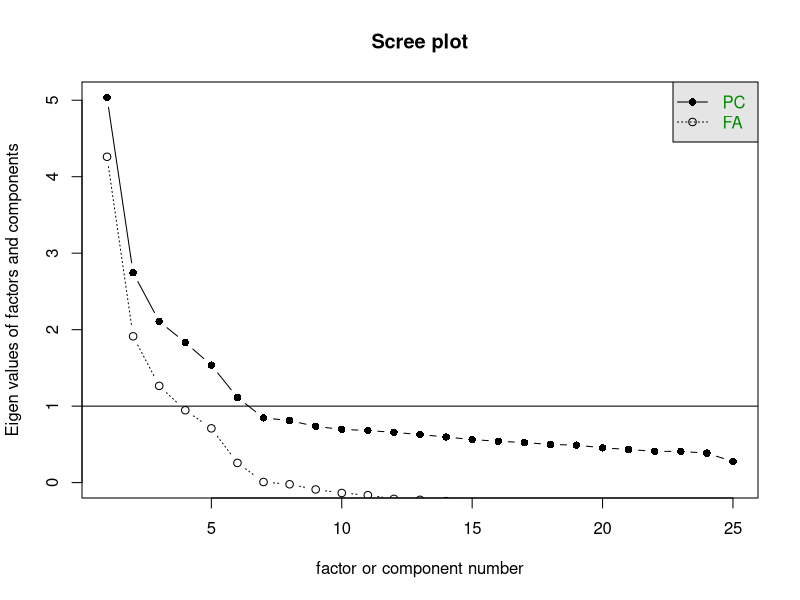
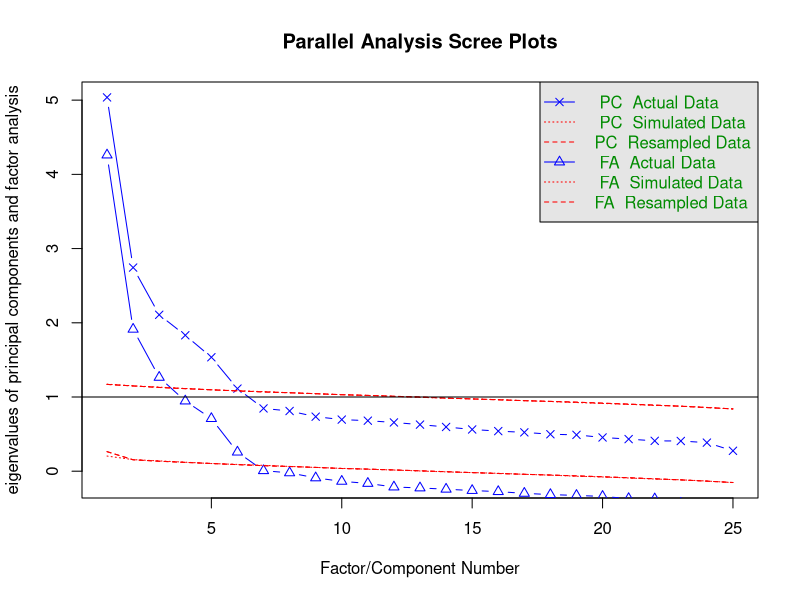
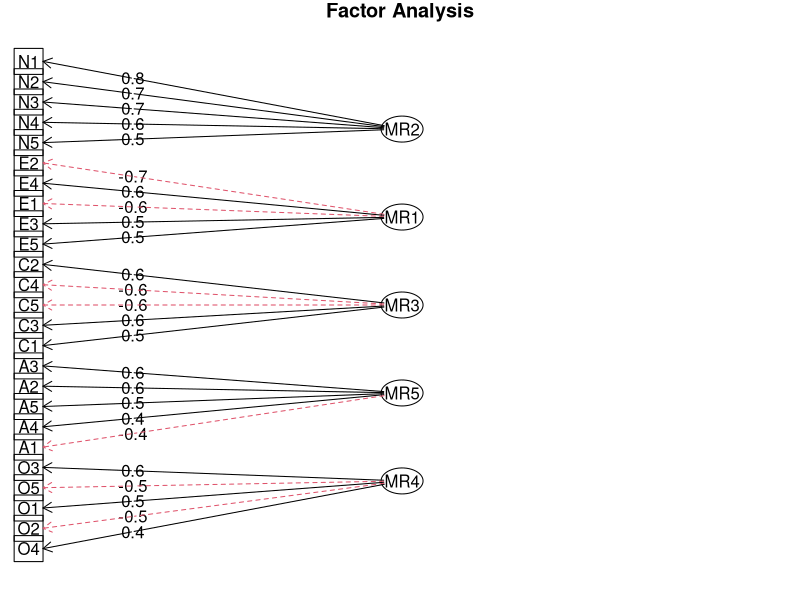
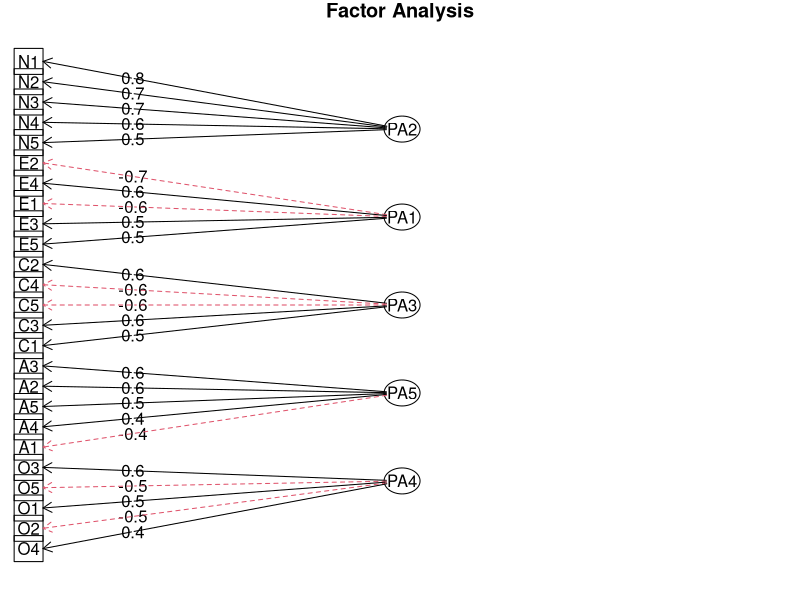
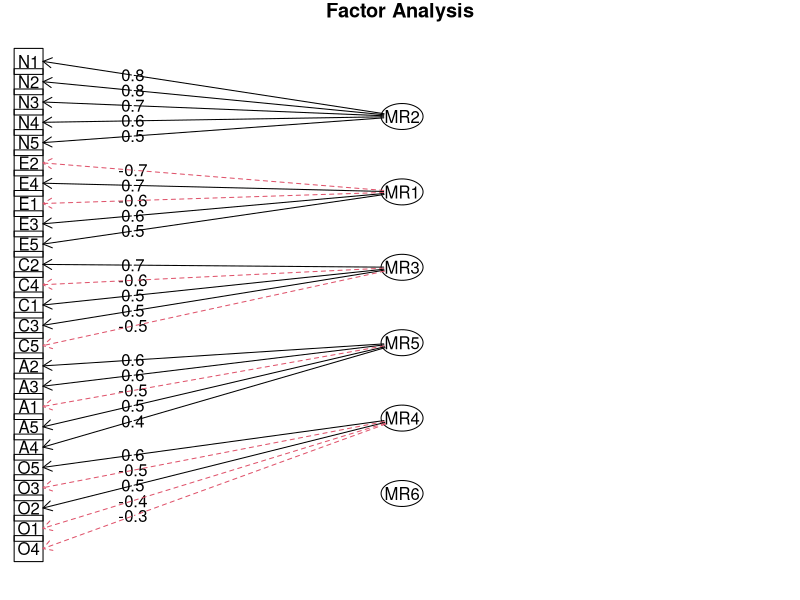
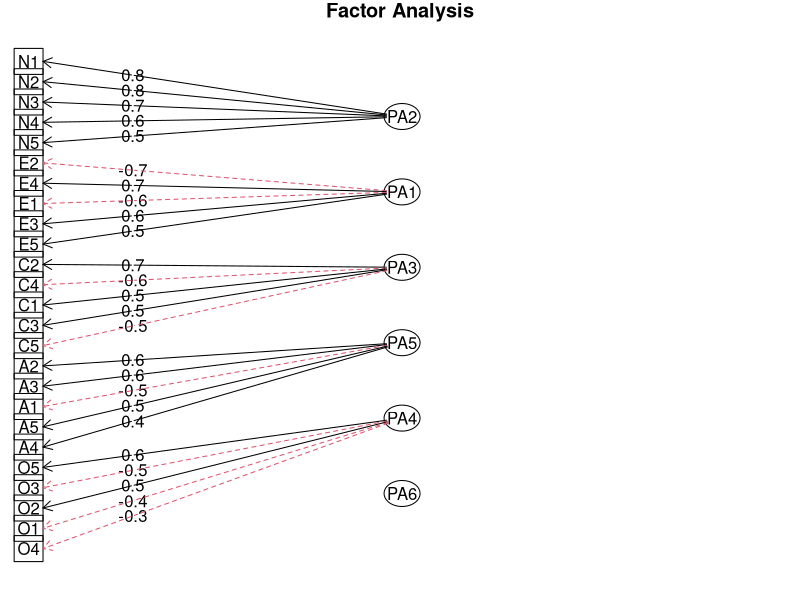
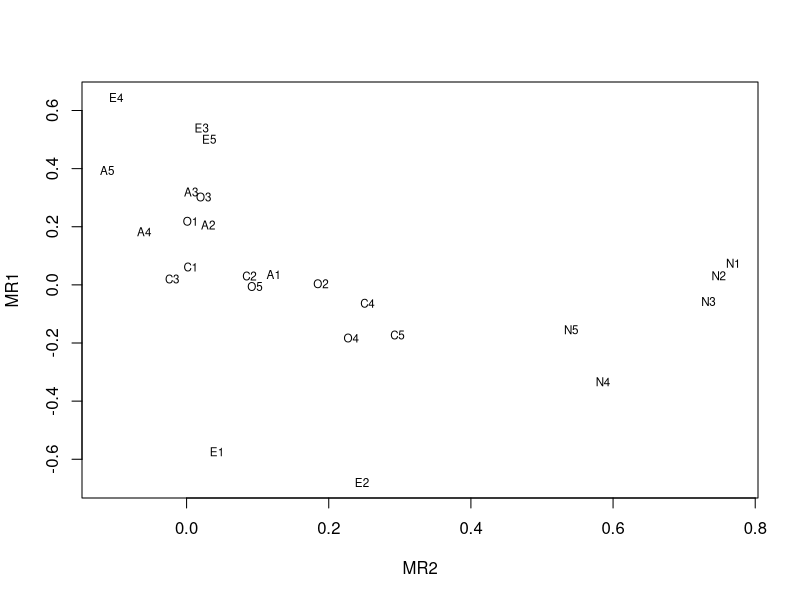
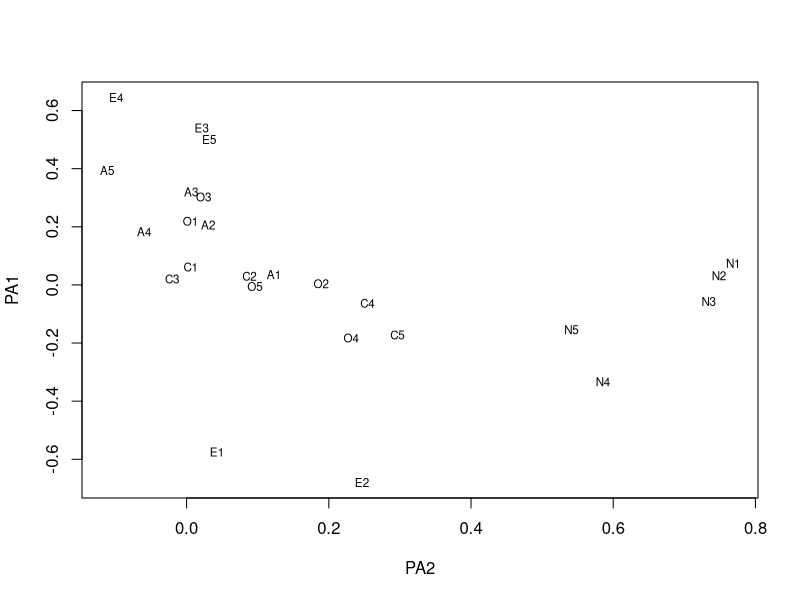

Write R code to recreate these figures, in order.
## ---- chunk 1
knitr::opts_chunk$set(echo = TRUE)
## ---- chunk 2
library(psych)
library(stats)
library(GPArotation)
## ---- chunk 3
data(bfi)
## ---- chunk 4
describe(bfi[1:25])
## ---- chunk 5
sum(complete.cases(bfi[1:25]))
## ---- chunk 6
cortest.bartlett(bfi[1:25])
## ---- chunk 7
KMO(bfi[1:25])
## ---- chunk 8
scree(bfi[,1:25])
## ---- chunk 9
fa.parallel(bfi[1:25])
## ---- chunk 10
f_bfi_minres5 <- fa(bfi[1:25], nfactors = 5, max.iter = 100, rotate = "varimax")

#sorted commonality and uniqueness
f_bfi_minres_common5 <- sort(f_bfi_minres5$communality, decreasing =  TRUE)
f_bfi_minres_unique5 <- sort(f_bfi_minres5$uniqueness, decreasing =  TRUE)

data.frame(f_bfi_minres_common5)
data.frame(f_bfi_minres_unique5)

## ---- chunk 11
f_bfi_pa5 <- fa(bfi[1:25], nfactors = 5, fm = "pa", max.iter = 100, rotate = "varimax")

#sorted commonality and uniqueness
f_bfi_pa_common5 <- sort(f_bfi_pa5$communality, decreasing =  TRUE)
f_bfi_pa_unique5 <- sort(f_bfi_pa5$uniqueness, decreasing =  TRUE)

data.frame(f_bfi_pa_common5)
data.frame(f_bfi_pa_unique5)

## ---- chunk 12
fa.diagram(f_bfi_minres5)
fa.diagram(f_bfi_pa5)
## ---- chunk 13
f_bfi_minres6 <- fa(bfi[1:25], nfactors = 6, max.iter = 100, rotate = "varimax")

#sorted commonality and uniqueness
f_bfi_minres_common6 <- sort(f_bfi_minres6$communality, decreasing =  TRUE)
f_bfi_minres_unique6 <- sort(f_bfi_minres6$uniqueness, decreasing =  TRUE)

data.frame(f_bfi_minres_common6)
data.frame(f_bfi_minres_unique6)

## ---- chunk 14
f_bfi_pa6 <- fa(bfi[1:25], nfactors = 6, fm = "pa", max.iter = 100, rotate = "varimax")

#sorted commonality and uniqueness
f_bfi_pa_common6 <- sort(f_bfi_pa6$communality, decreasing =  TRUE)
f_bfi_pa_unique6 <- sort(f_bfi_pa6$uniqueness, decreasing =  TRUE)

data.frame(f_bfi_pa_common6)
data.frame(f_bfi_pa_unique6)

## ---- chunk 15
fa.diagram(f_bfi_minres6)
fa.diagram(f_bfi_pa6)
## ---- chunk 16
f_bfi_min_res_varimax <- fa(bfi[1:25], fm = "minres", nfactors = 5, rotate = "varimax")

f_bfi_pc_varimax <- fa(bfi[1:25], fm = "pa", nfactors = 5, rotate = "varimax")

## ---- chunk 17
load <- f_bfi_min_res_varimax$loadings[,1:2]
plot(load,type="n") # set up plot
text(load,labels = names(bfi[1:25]),cex=.7)

## ---- chunk 18
load <- f_bfi_pc_varimax$loadings[,1:2]
plot(load,type="n") # set up plot
text(load,labels = names(bfi[1:25]),cex=.7)

## ---- chunk 19
f_bfi_minres_varimax_common <- sort(f_bfi_min_res_varimax$communality, decreasing =  TRUE)

f_bfi_pa_varimax_common <- sort(f_bfi_pc_varimax$communality, decreasing =  TRUE)

data.frame(f_bfi_minres_varimax_common, f_bfi_pa_varimax_common)

## ---- chunk 20
100*f_bfi_min_res_varimax$e.values[1:5]/length(f_bfi_min_res_varimax$e.values)
100*f_bfi_pc_varimax$e.values[1:5]/length(f_bfi_pc_varimax$e.values)


